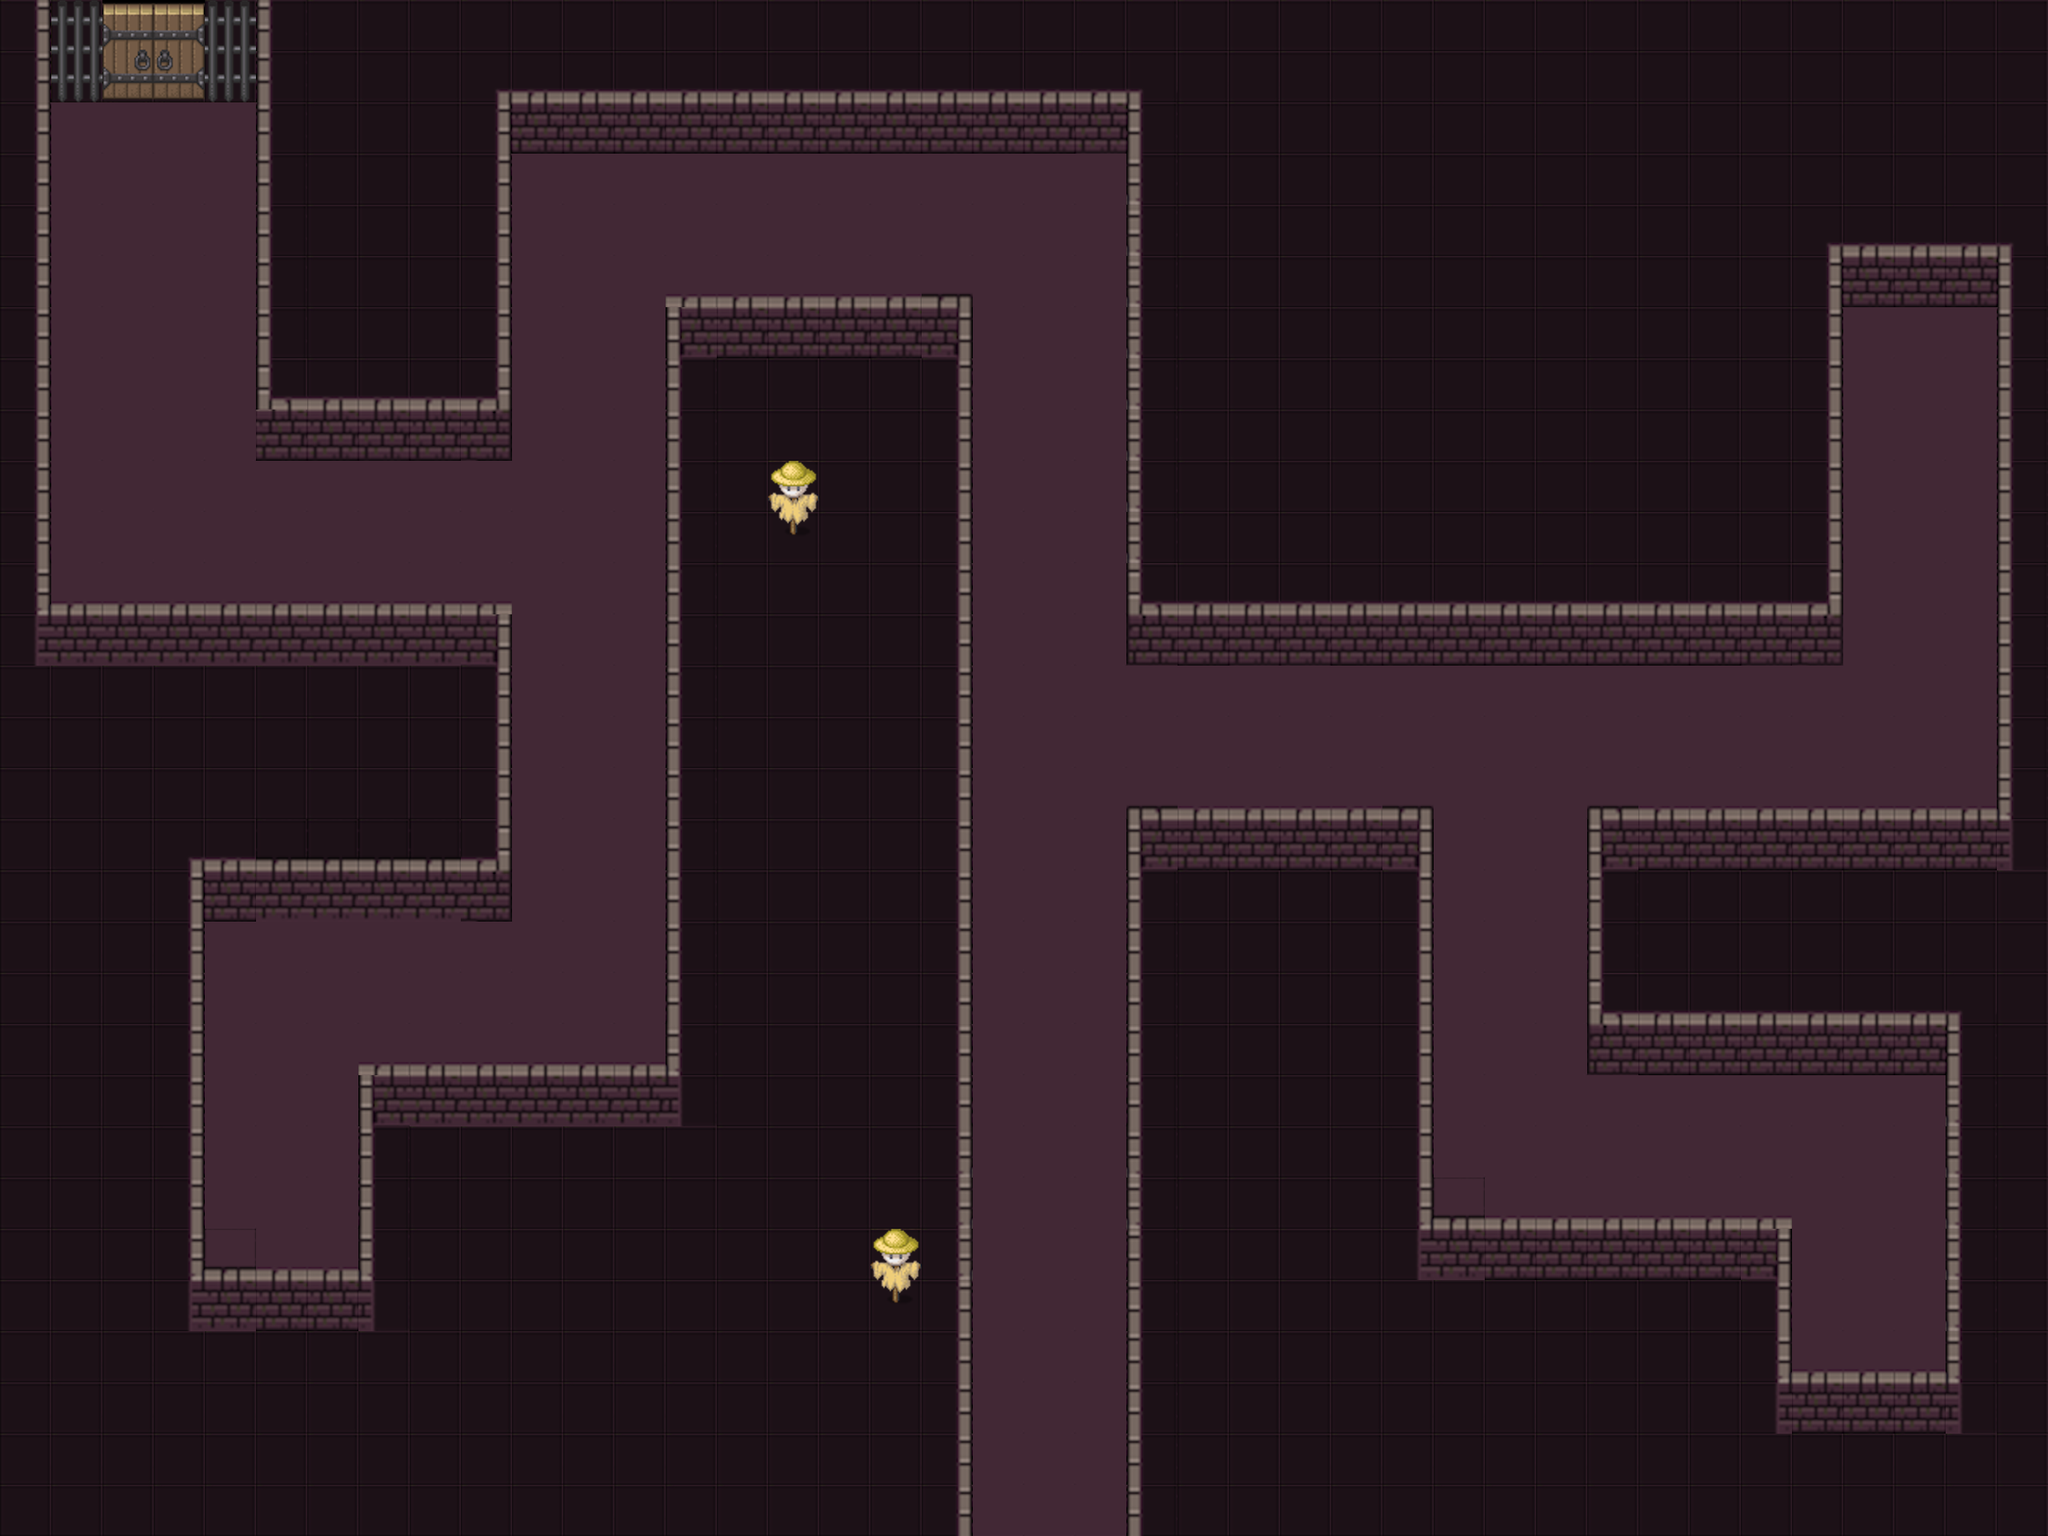

Below is a game level as drawn by its tile map, then a one-line description and the .tmx that defines it (tile-layer data replaced by summaries):
An orthogonal 40x30 tile map with 64x64 px tiles, 5 tile layers (blank, floor, wall, door, ...), 2 tilesets and 10 objects (start, end, key, love4, love3, ...).

<map version="1.9" tiledversion="1.9.2" orientation="orthogonal" renderorder="right-down" width="40" height="30" tilewidth="64" tileheight="64" infinite="0" nextlayerid="12" nextobjectid="14">
 <editorsettings>
  <export target="worldmap.tmj" format="json" />
 </editorsettings>
 <tileset firstgid="1" name="wall64px" tilewidth="64" tileheight="64" tilecount="256" columns="16">
  <image source="wall64px.png" width="1024" height="1024" />
 </tileset>
 <tileset firstgid="257" name="mm" tilewidth="64" tileheight="64" tilecount="1064" columns="8">
  <image source="mm.png" width="512" height="8512" />
 </tileset>
 <layer id="4" name="blank" width="40" height="30">
  <data>[1200 cells, 765 non-empty, 1 distinct tile ids]</data>
 </layer>
 <layer id="2" name="floor" width="40" height="30">
  <data>[1200 cells, 370 non-empty, 1 distinct tile ids]</data>
 </layer>
 <layer id="1" name="wall" width="40" height="30">
  <data>[1200 cells, 336 non-empty, 20 distinct tile ids]</data>
 </layer>
 <layer id="6" name="door" width="40" height="30">
  <data>[1200 cells, 8 non-empty, 8 distinct tile ids]</data>
 </layer>
 <layer id="11" name="decoration" width="40" height="30">
  <data>[1200 cells, 4 non-empty, 2 distinct tile ids]</data>
 </layer>
 <objectgroup id="8" name="objectLayer">
  <object id="2" name="start" x="1312.14" y="1813.45">
   <point />
  </object>
  <object id="4" name="end" x="192.926" y="141.717">
   <point />
  </object>
  <object id="5" name="key" x="160.562" y="673.608">
   <point />
  </object>
  <object id="6" name="love4" x="360.172" y="1251.38">
   <point />
  </object>
  <object id="7" name="love3" x="1122.31" y="292.563">
   <point />
  </object>
  <object id="8" name="love2" x="2413.09" y="930.104">
   <point />
  </object>
  <object id="9" name="love1" x="2339.13" y="1569.9">
   <point />
  </object>
  <object id="11" name="trap1" x="1889.43" y="923.451">
   <point />
  </object>
  <object id="12" name="trap2" x="1315.31" y="479.951">
   <point />
  </object>
  <object id="13" name="trap3" x="422.236" y="674.362">
   <point />
  </object>
 </objectgroup>
</map>
